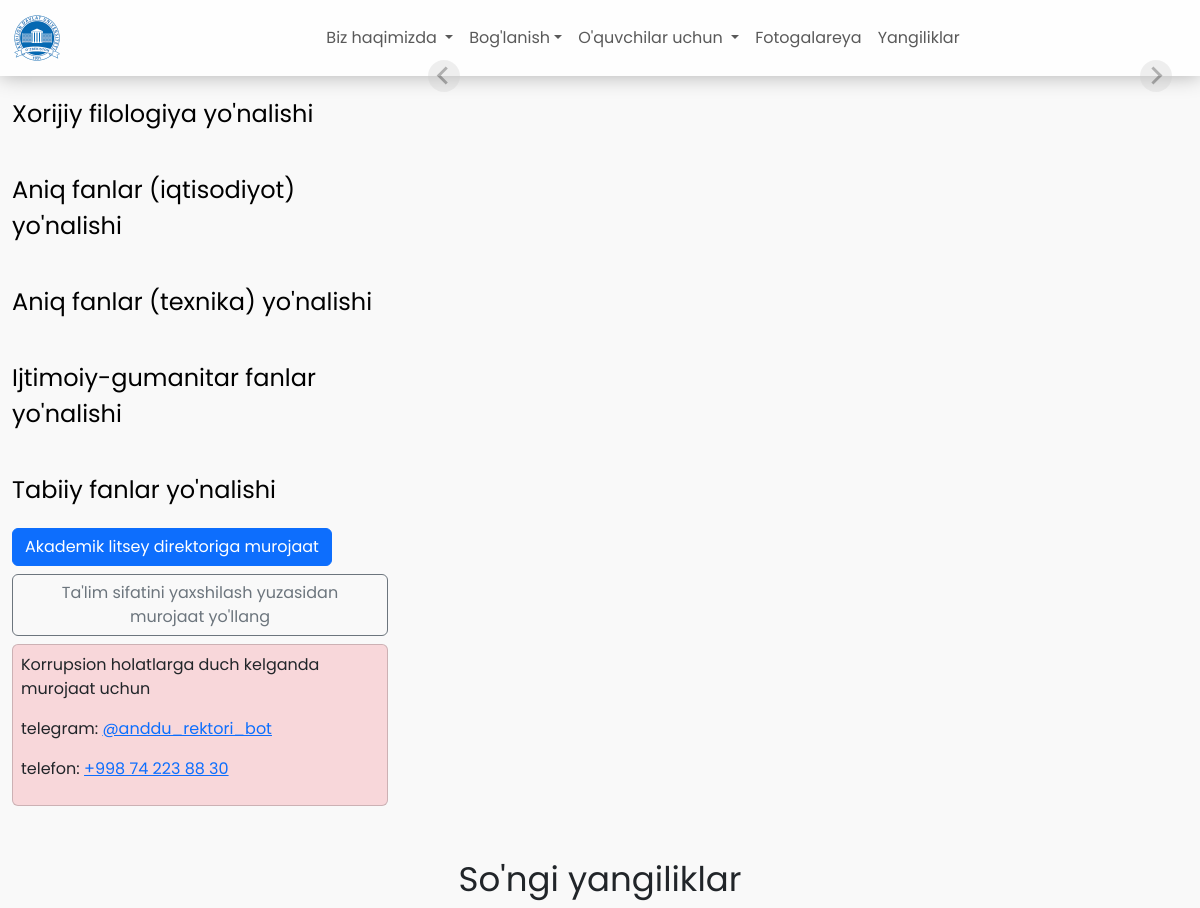
The app's page / (upper part), older data.
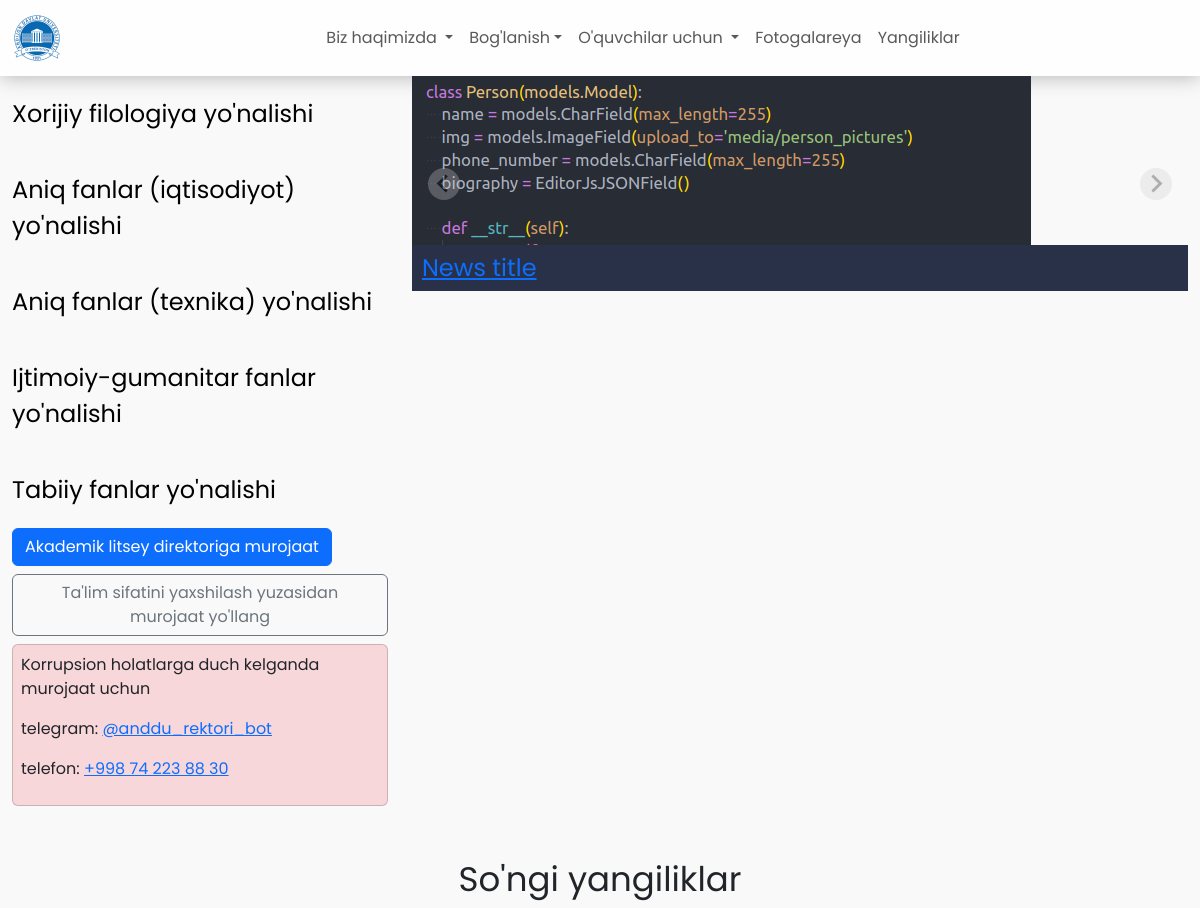
The same page, newer data.
### main/models.py (models this page shows, shortened)
class NewsPost(models.Model):
    NEWS_TYPE_CHOICES = (
        ('primary', 'Video'),
        ('secondary', 'Foto'),
        ('triary', 'Qonunchilik'),
    )
    title = models.CharField(max_length=255)
    little_image = models.ImageField(upload_to="media/news_post/")
    big_image = models.ImageField(upload_to='media/news_post/')
    video = models.FileField(upload_to='media/news_post/', blank=True, null=True)
    news_type = models.CharField(choices=NEWS_TYPE_CHOICES, max_length=255)
    body = QuillField()

### main/views.py (the view)
# urls.py: path('', views.index, name="Index"),
def index(request):
    news_posts = models.NewsPost.objects.all()
    primary, secondary, triatery = [], [], []
    for post in news_posts:
        if post.news_type == 'primary':
            primary.append(post)
        elif post.news_type == 'secondary':
            secondary.append(post)
        elif post.news_type == 'triary':
            triatery.append(post)
    return render(request, 'main/index.html', {"news_posts": news_posts, "primary": primary, "secondary": secondary, "triary": triatery})

### templates/main/index.html (shortened to what this page needs)
{% extends 'main/base.html' %} {% load static %} {% block content %}
<main>
  <div class="container-fluid">
    <div class="row" id="hero">
      <div class="col-md-12 col-lg-4">
        <div class="row flex-column faculties">
          <a href="#">
            <div class="faculty">
              <span>Xorijiy filologiya yo'nalishi</span>
            </div>
          </a>
          <a href="#">
            <div class="faculty">
              <span>Aniq fanlar (iqtisodiyot) yo'nalishi</span>
            </div>
          </a>
          <a href="">
            <div class="faculty">
              <span>Aniq fanlar (texnika) yo'nalishi</span>
            </div>
          </a>
          <a href="#">
            <div class="faculty">
              <span>Ijtimoiy-gumanitar fanlar yo'nalishi</span>
            </div>
          </a>
          <a href="#">
            <div class="faculty">
              <span>Tabiiy fanlar yo'nalishi</span>
            </div>
          </a>
        </div>
        <div class="form">
          <button class="btn btn-primary mb-2">
            Akademik litsey direktoriga murojaat
          </button>
          <button class="btn btn-outline-secondary mb-2">
            Ta'lim sifatini yaxshilash yuzasidan murojaat yo'llang
          </button>
          <div class="card p-2 bg-danger-subtle">
            <p>Korrupsion holatlarga duch kelganda murojaat uchun</p>
            <p>
              telegram:
              <a href="https://t.me/anddu_rektori_bot">@anddu_rektori_bot</a>
            </p>
            <p>telefon: <a href="tel:+998742238830">+998 74 223 88 30</a></p>
          </div>
        </div>
      </div>
      <div class="col-md-12 col-lg-8">
        <section class="splide" aria-label="Splide Basic HTML Example">
          <div class="splide__track">
            <ul class="splide__list">
              {% for post in news_posts|slice:':3'%}
              <li class="splide__slide">
                <img
                  src="{{ post.big_image.url }}"
                  alt="hero-image 1350x750"
                  style="max-width: 100%"
                />
                <div class="info">
                  <p>
                    <a href="{% url 'main:single_post' post.id %}"
                      >{{ post.title }}</a
                    >
                  </p>
                </div>
              </li>
              {% endfor %}
            </ul>
          </div>
        </section>
      </div>
    </div>
    <section id="news" class="container mt-5">
      <div class="title-text mb-5">
        <span>So'ngi yangiliklar</span>
      </div>
    </section>
  </div>
</main>
{% endblock content %}

### templates/main/base.html (shortened to what this page needs)
{% load static %}
<!DOCTYPE html>
<html lang="en">
  <head>
    <link rel="stylesheet" href="{% static 'assets/css/splide.min.css' %}" />
    <link rel="stylesheet" href="{% static 'assets/css/bootstrap.min.css' %}" />
    <link rel="stylesheet" href="{% static 'assets/css/style.css' %}" />
  </head>
  <body>
    <nav
      class="navbar navbar-expand-lg"
      id="navbar"
      style="
        background-color: rgba(255, 255, 255, 0.8);
          box-shadow: 0 0 20px rgba(0, 0, 0, 0.3);
      "
    >
      <div class="container-fluid lg-justify-content-center">
        <a class="navbar-brand" href="/" style="width: 70px">
          <img src="{% static 'assets/img/logo.png' %}" alt="logo" width="50" />
        </a>
        <div
          class="collapse navbar-collapse justify-content-center"
          id="navbar"
        >
          <ul class="navbar-nav mb-2 mb-lg-0 caret-parent">
            <li class="nav-item dropdown">
              <a
                class="nav-link dropdown-toggle"
                role="button"
                data-bs-toggle="dropdown"
                aria-expanded="false"
              >
                Biz haqimizda
              </a>
            </li>
            <li class="nav-item dropdown">
              <a
                class="nav-link dropdown-toggle"
                role="button"
                data-bs-toggle="dropdown"
                aria-expanded="false"
                >Bog'lanish</a
              >
            </li>
            <li class="nav-item dropdown">
              <a
                class="nav-link dropdown-toggle"
                href="#"
                role="button"
                data-bs-toggle="dropdown"
                aria-expanded="false"
              >
                O'quvchilar uchun
              </a>
            </li>
            <li class="nav-item">
              <a href="" class="nav-link">Fotogalareya</a>
            </li>
            <li class="nav-item">
              <a href="{% url 'main:all_news'%}" class="nav-link">Yangiliklar</a>
            </li>
          </ul>
        </div>
      </div>
    </nav>
    {% block content%} {% endblock content %}
  </body>
</html>

### static/assets/css/style.css (style rules this page uses)
.navbar { background-color: #fff; }
.navbar-nav.caret-parent { position: relative; }
body { background-color: #f9f9f9; }
#hero .splide__slide .info { position: absolute; bottom: 0; width: 100%; padding: 5px 10px; background-color: #283148; color: #fff; font-size: 150%; display: flex; flex-direction: column; }
.faculties a { color: #000; text-decoration: none; transition: 250ms; }
.faculty { display: flex; padding: 20px 0; font-size: 24px; }
:is(.container, .container-fluid) .title-text { font-size: 34px; font-weight: 400; text-align: center; }
.card { max-width: 500px; }

### static/assets/css/defaults.css (style rules this page uses)
* { box-sizing: border-box; margin: 0; padding: 0; font-family: Poppins !important; }
.info p { margin-bottom: 0rem; }

### static/assets/css/root.css (style rules this page uses)
:root { --color-primary: #5800ff; --color-secondary: #0096ff; --color-tertiary: #00d7ff; --color-quaternary: #72ffff; }

Row changes from the older to the newer data that the page shows:
added NewsPost: big_image (picture), title "News title"
